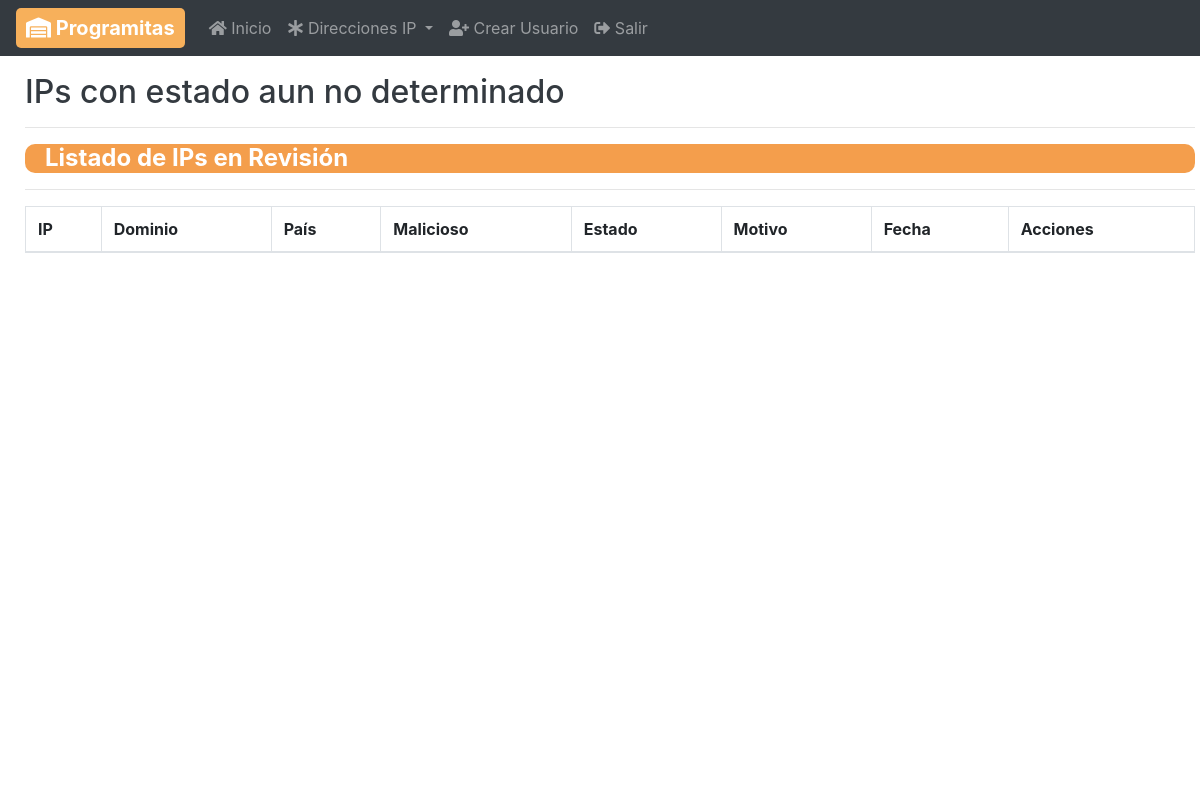
/enRevision/ (signed in), run on an earlier commit of the app's database.
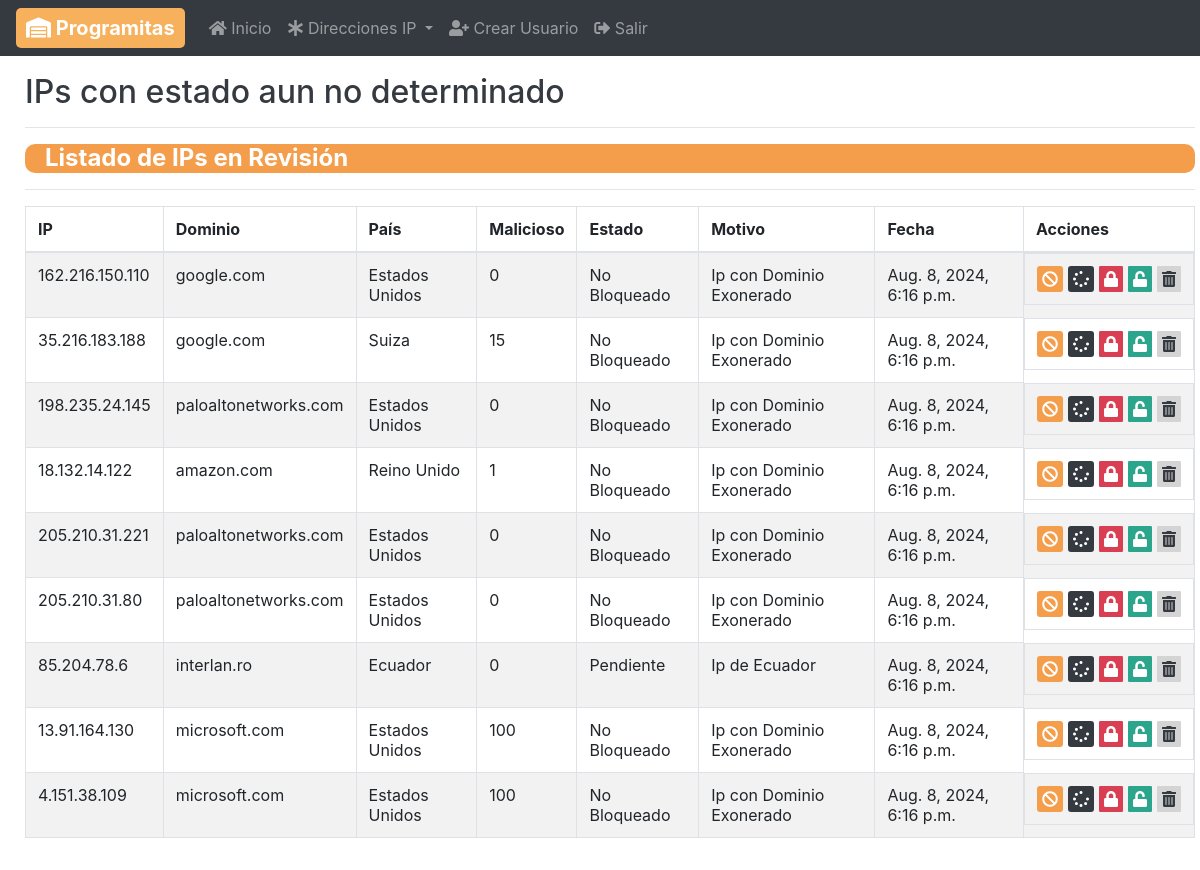
And on a later commit of the database.
### control/models.py (models this page shows, shortened)
class Casos_Especiales(models.Model):
    ipEspecial = models.OneToOneField(IP, on_delete=models.CASCADE, unique=True)
    razon = models.CharField(max_length=200, default="Motivo Desconocido")

class IP(models.Model):
    fw = (
        ("SI", 'SI'),
        ("NO", 'NO'),
    )
    estados = (
        ("Bloqueado","Bloqueado"),
        ("Bloqueado Temporal","Bloqueado Temporal"),
        ("Pendiente","Pendiente"),
        ("Exonerado","Exonerado"),
        ("No Bloqueado","No Bloqueado"),
        ("Nuevo","Nuevo"),
    )
    fuentes = (
        ("SOC","SOC"),
        ("Fuentes de Inteligencia","Fuentes de Inteligencia"),
        ("Pentesting","Pentesting"),
        ("Ejercicios SI","Ejercicios SI"),
        ("Desconocido","Desconocido"),
    )
    ip = models.CharField(max_length=20 , unique=True)
    estado = models.CharField(max_length=100 , choices=estados , default="Nuevo")
    malicioso = models.IntegerField(null=True)
    isp = models.CharField(max_length=100 , null=True)
    tipoUso = models.CharField(max_length=100 , null=True)
    pais = models.ForeignKey(Pais, on_delete=models.CASCADE , null=True)
    dominio = models.ForeignKey(Dominio, on_delete=models.CASCADE)
    ataques = models.CharField(max_length=100 , null=True)
    descripcion = models.CharField(max_length=500 , null=True)
    peticiones = models.IntegerField(null=True , default=0)
    firewall = models.CharField(max_length=5, choices=fw , default= "NO")
    usuario = models.CharField(max_length=100 , null=True)
    fecha = models.DateTimeField(null=True , default=datetime.now())
    fuente = models.CharField(max_length=100 , choices=fuentes , default="Desconocido")

class Dominio(models.Model):
    nomDominio = models.CharField(max_length=100, unique=True)

class Pais(models.Model):
    nombre = models.CharField(max_length=100, null=False, unique=True)
    name = models.CharField(max_length=100 , default="Desconocido")
    iso2 = models.CharField(max_length=2 , default="00")
    iso3 = models.CharField(max_length=3 , default="000")
    phonecod = models.CharField(max_length=5 , default="00000")

### control/views.py (the view)
# urls.py: path('enRevision/', views.enRevision, name="enRevision"),
@login_required
def enRevision(request): # Para llamar al final de la carga de archivos los casos especiales o pendientes de IPs
    revisarIPsTemporales(request)
    especiales = Casos_Especiales.objects.all()
    return render(request , 'ipRevision.html' , {'especiales':especiales , 'rutaRetorno': urlencode({'rutaRetorno': request.path})})

### control/views.py (called while the page is built, shortened)
@login_required
def revisarIPsTemporales(request): # Revisa los periodos de bloqueo de cada una de las IPs establecidas con bloqueo temporal
    ipsTemporales = BloqueadasTemporales.objects.all()

### control/templates/ipRevision.html (shortened to what this page needs)
{% extends 'sidebar.html' %}
{% load static %}
{% block estilos %}
<link href="{% static 'css/detector.css' %}" rel="stylesheet">
<link href="https://cdn.datatables.net/2.0.5/css/dataTables.bootstrap4.css" rel="stylesheet">
{% endblock %}
{% block content %}
<div class="container">
    <h2 style="margin-top: 15px;">IPs con estado aun no determinado</h2>
    <hr>
    <h4 style="background-color: #f49e4c; border-radius: 10px; color: white; padding-left: 20px;"><strong>Listado de IPs en Revisión</strong></h4><hr>
    <table id="tabla_datos" class="table table-striped table-bordered" style="width:100%">
        <thead>
          <tr>
            <th>IP</th>
            <th>Dominio</th>
            <th>País</th>
            <th>Malicioso</th>
            <th>Estado</th>
            <th>Motivo</th>
            <th>Fecha</th>
            <th>Acciones</th>
          </tr>
        </thead>
        {% for especial in especiales %}
        <tr>
          <td> {{ especial.ipEspecial.ip }}</td>
          <td> {{ especial.ipEspecial.dominio.nomDominio }}</td>
          <td> {{ especial.ipEspecial.pais.nombre }}</td>
          <td> {{ especial.ipEspecial.malicioso }}</td>
          <td> {{ especial.ipEspecial.estado }}</td>
          <td> {{ especial.razon }}</td>
          <td> {{ especial.ipEspecial.fecha }}</td>
          <td class="acciones">
            <a href="{% url 'noBloquear' id=especial.ipEspecial.id %}" class="modificar">
                <i class="fas fa-ban" title="No Bloquear"></i><span class="sr-only">No Bloquear</span>
            </a>
            <a href="{% url 'enPendiente' id=especial.ipEspecial.id %}"  class="eliminada">
                <i class="fas fa-spinner" title="Pendiente"></i><span class="sr-only">Pendiente</span>
            </a>
            <a href="{% url 'anadirANegra' id=especial.ipEspecial.id rutaRetorno=rutaRetorno %}" class="bloquear">
                <i class="fas fa-lock" title="Bloquear"></i><span class="sr-only">Bloquear</span>
            </a>
            <a href="{% url 'añadirABlanca' id=especial.ipEspecial.id rutaRetorno=rutaRetorno %}"  class="exonerar">
                <i class="fas fa-unlock" title="Exonerar"></i><span class="sr-only">Exonerar</span>
            </a>
            <a href="{% url 'eliminar' id=especial.ipEspecial.id rutaRetorno=rutaRetorno %}"  class="quitar">
                <i class="fas fa-trash-alt" title="Eliminar"></i><span class="sr-only">Eliminar</span>
            </a>
          </td>
        </tr>
        {% endfor %}
    </table>
</div>
{% endblock %}

### control/templates/sidebar.html (shortened to what this page needs)
{% load static %}
<!DOCTYPE HTML5>
<html lang="es">
<head>
    <link rel="stylesheet" href="https://stackpath.bootstrapcdn.com/bootstrap/4.5.2/css/bootstrap.min.css">
    <link rel="stylesheet" href="https://cdnjs.cloudflare.com/ajax/libs/font-awesome/5.15.1/css/all.min.css">
    <link href="{% static 'css/styleSidebar.css' %}" rel="stylesheet">
    {% block estilos %}{% endblock %}
</head>
<body>
    <header>
        <nav class="navbar navbar-expand-md navbar-dark fixed-top bg-dark">
          <a class="navbar-brand" href="#" style="background-color: #f7b05b; color: white; border-radius: 5px; padding-right: 10px;"><i class="fas fa-warehouse" style="padding-left: 10px;"></i><strong>  Programitas</strong></a>
          <div class="collapse navbar-collapse" id="navbarCollapse">
            <ul class="navbar-nav mr-auto">
              <li class="nav-item">
                <a class="nav-link" href="{% url 'inicio' %}"><i class="fas fa-home"></i> Inicio</a>
              </li>
              <li class="nav-item dropdown">
                <a class="nav-link dropdown-toggle" href="#" id="navbarDropdown" role="button" data-toggle="dropdown" aria-haspopup="true" aria-expanded="false">
                  <i class="fas fa-asterisk"></i>
                  Direcciones IP
                </a>
              </li>
              <li class="nav-item">
                <a class="nav-link" href="{% url 'crearUsuario' %}"><i class="fas fa-user-plus"></i> Crear Usuario</a>
              </li>
              <li class="nav-item">
                <a class="nav-link" href="{% url 'signout' %}"><i class="fas fa-sign-out-alt"></i> Salir</a>
            </li>
            </ul>
          </div>
        </nav>
    </header>
    <div class="fondo">
        <div class="content" id="content">
            {% block content %}{% endblock %}
       </div>
    </div>
</body>
</html>

### control/static/css/styleSidebar.css (style rules this page uses)
header { height: 4%; max-height: 4%; }
.fondo { margin-top: 4%; padding: 10px; position: fixed; top: 0; left: 0; height: 100%; width: 100%; }
.fondo .content .container { align-items: center; position: absolute; height: 88%; width: 100%; background-color:white; color: #343a40; border-radius: 15px; max-height: 90%; max-width: 100%; overflow-y: auto; }

### control/static/css/detector.css (style rules this page uses)
table tr .acciones { display: grid; grid-template-columns: repeat(5, auto); align-items: center; grid-template-rows: 1fr; gap: 5px; }
table tr td a { border-radius: 5%; text-decoration: none; color: white; }
table tr td a i { padding: 5px; border-radius: 3px }
table tr td .modificar i { background-color:#f49e4c; }
table tr td .eliminada i { background-color:#343a40; }
table tr td .exonerar { background-color:#2ca58d; }
table tr td .bloquear { background-color:#da3e52; }
table tr td .quitar { color: #343a40; background-color:#d4d4d4; }

What changed in the data, as far as the page shows it:
added Casos_Especiales: ipEspecial.ip "162.216.150.110", ipEspecial.dominio.nomDominio "google.com", ipEspecial.pais.nombre "Estados Unidos", ipEspecial.malicioso "0", ipEspecial.estado "No Bloqueado", razon "Ip con Dominio Exonerado", ipEspecial.fecha "Aug. 8, 2024, 6:16 p.m."
added Casos_Especiales: ipEspecial.ip "35.216.183.188", ipEspecial.dominio.nomDominio "google.com", ipEspecial.pais.nombre "Suiza", ipEspecial.malicioso "15", ipEspecial.estado "No Bloqueado", razon "Ip con Dominio Exonerado", ipEspecial.fecha "Aug. 8, 2024, 6:16 p.m."
added Casos_Especiales: ipEspecial.ip "198.235.24.145", ipEspecial.dominio.nomDominio "paloaltonetworks.com", ipEspecial.pais.nombre "Estados Unidos", ipEspecial.malicioso "0", ipEspecial.estado "No Bloqueado", razon "Ip con Dominio Exonerado", ipEspecial.fecha "Aug. 8, 2024, 6:16 p.m."
added Casos_Especiales: ipEspecial.ip "18.132.14.122", ipEspecial.dominio.nomDominio "amazon.com", ipEspecial.pais.nombre "Reino Unido", ipEspecial.malicioso "1", ipEspecial.estado "No Bloqueado", razon "Ip con Dominio Exonerado", ipEspecial.fecha "Aug. 8, 2024, 6:16 p.m."
added Casos_Especiales: ipEspecial.ip "205.210.31.221", ipEspecial.dominio.nomDominio "paloaltonetworks.com", ipEspecial.pais.nombre "Estados Unidos", ipEspecial.malicioso "0", ipEspecial.estado "No Bloqueado", razon "Ip con Dominio Exonerado", ipEspecial.fecha "Aug. 8, 2024, 6:16 p.m."
added Casos_Especiales: ipEspecial.ip "205.210.31.80", ipEspecial.dominio.nomDominio "paloaltonetworks.com", ipEspecial.pais.nombre "Estados Unidos", ipEspecial.malicioso "0", ipEspecial.estado "No Bloqueado", razon "Ip con Dominio Exonerado", ipEspecial.fecha "Aug. 8, 2024, 6:16 p.m."
added Casos_Especiales: ipEspecial.ip "85.204.78.6", ipEspecial.dominio.nomDominio "interlan.ro", ipEspecial.pais.nombre "Ecuador", ipEspecial.malicioso "0", ipEspecial.estado "Pendiente", razon "Ip de Ecuador", ipEspecial.fecha "Aug. 8, 2024, 6:16 p.m."
added Casos_Especiales: ipEspecial.ip "13.91.164.130", ipEspecial.dominio.nomDominio "microsoft.com", ipEspecial.pais.nombre "Estados Unidos", ipEspecial.malicioso "100", ipEspecial.estado "No Bloqueado", razon "Ip con Dominio Exonerado", ipEspecial.fecha "Aug. 8, 2024, 6:16 p.m."
added Casos_Especiales: ipEspecial.ip "4.151.38.109", ipEspecial.dominio.nomDominio "microsoft.com", ipEspecial.pais.nombre "Estados Unidos", ipEspecial.malicioso "100", ipEspecial.estado "No Bloqueado", razon "Ip con Dominio Exonerado", ipEspecial.fecha "Aug. 8, 2024, 6:16 p.m."
